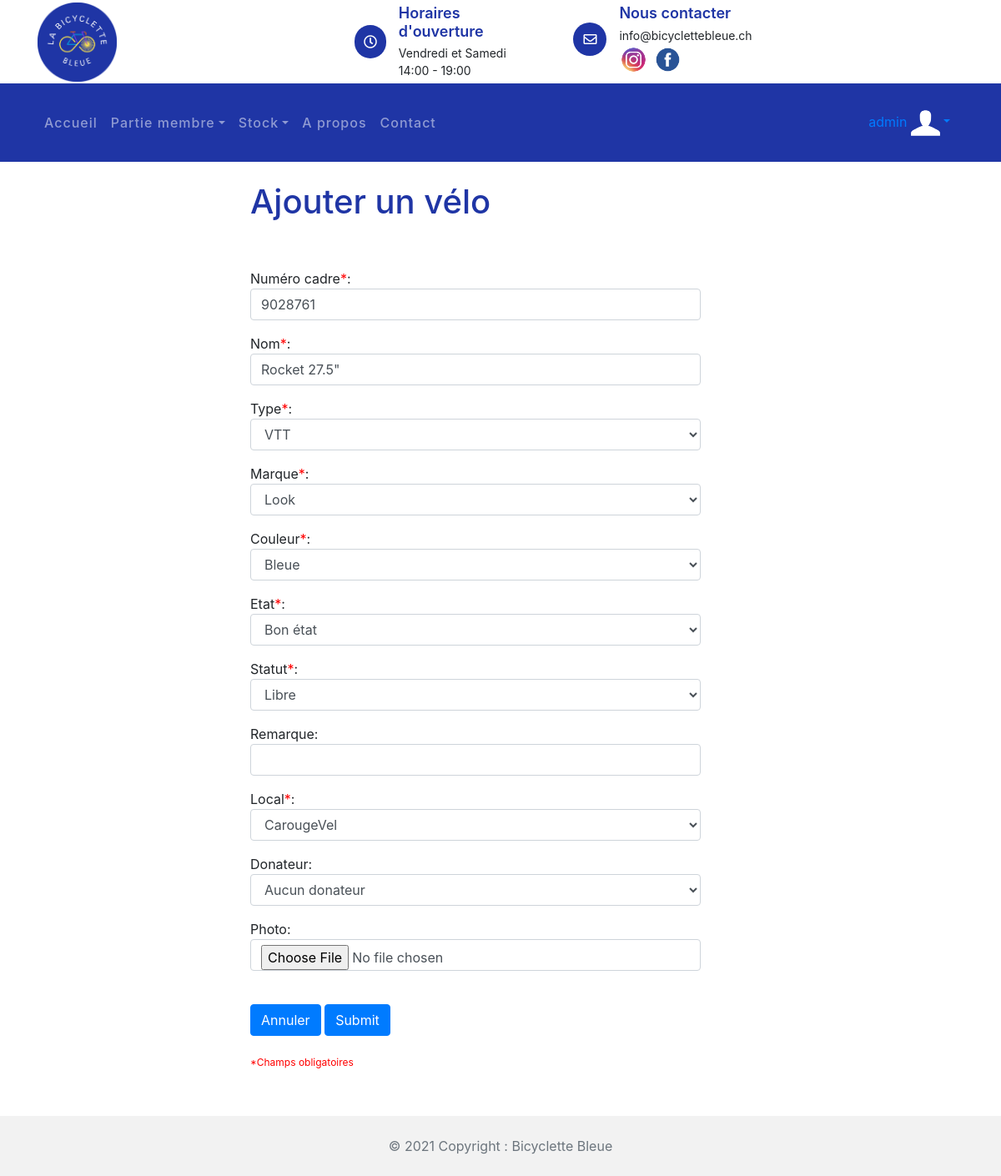
Before: /stock_velos/modifier_velo/20 (signed in) with the older database file.
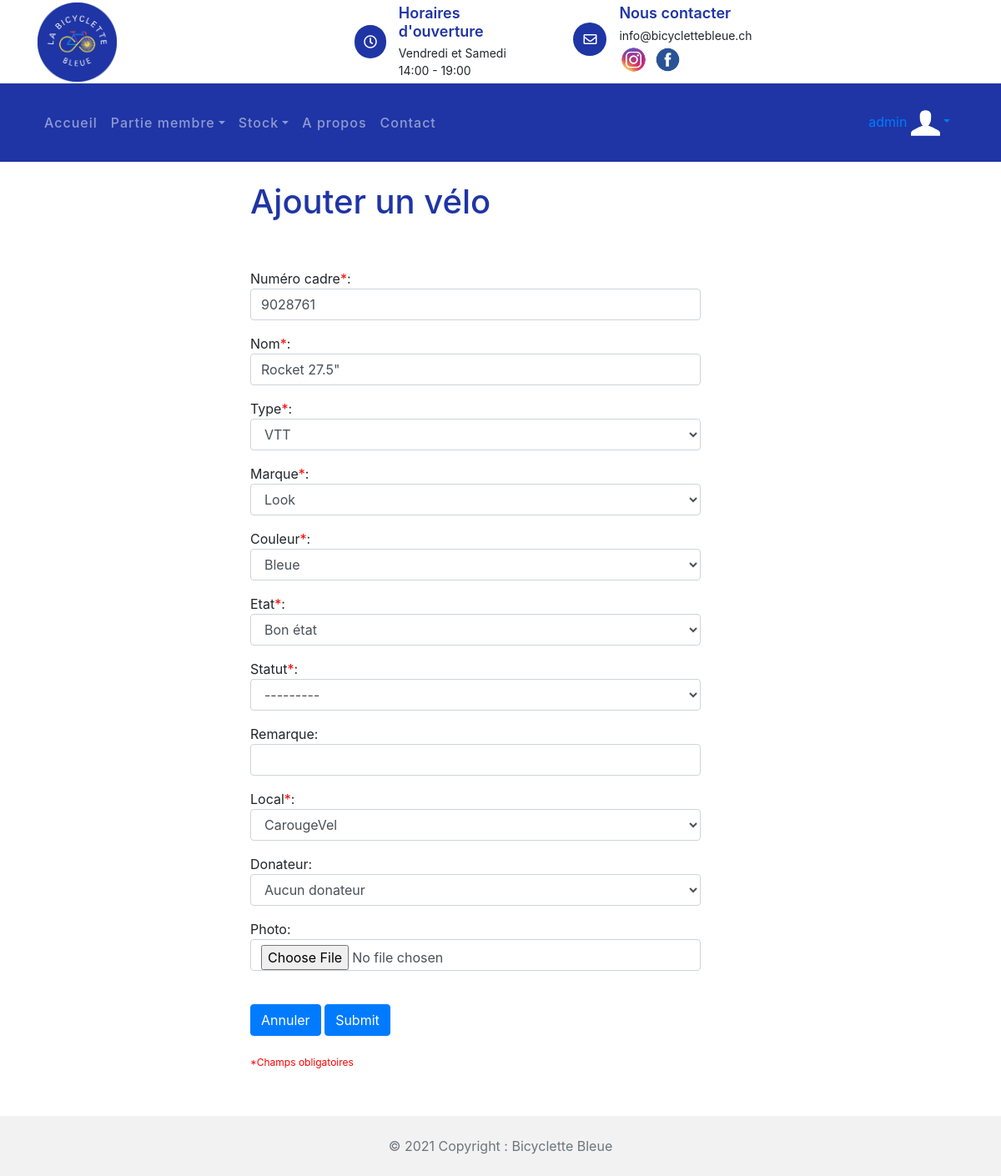
After: the same page with the newer database file.
### statistique/models.py (models this page shows, shortened)
class Velo(models.Model):
    vel_id = models.AutoField(db_column='VEL_ID', primary_key = True)  # Field name made lowercase.
    vel_num_cadre = models.IntegerField(db_column='VEL_NUM_CADRE', blank=True, null=True)  # Field name made lowercase.
    vel_nom = models.TextField(db_column='VEL_NOM', blank=True, null=True)  # Field name made lowercase.
    vel_marque = models.TextField(db_column='VEL_MARQUE', blank=True, null=True)  # Field name made lowercase.
    vel_couleur = models.TextField(db_column='VEL_COULEUR', blank=True, null=True)  # Field name made lowercase.
    vel_type = models.TextField(db_column='VEL_TYPE', blank=True, null=True)  # Field name made lowercase.
    vel_photo = models.TextField(db_column='VEL_PHOTO', blank=True, null=True)  # Field name made lowercase.
    vel_statut = models.TextField(db_column='VEL_STATUT', blank=True, null=True)  # Field name made lowercase.
    vel_etat = models.TextField(db_column='VEL_ETAT', blank=True, null=True)  # Field name made lowercase.
    vel_remarque = models.TextField(db_column='VEL_REMARQUE', blank=True, null=True)  # Field name made lowercase.
    class Meta:
        managed = False
        db_table = 'Velo'

### reparation/models.py (models this page shows, shortened)
class Local(models.Model):
    local_id = models.AutoField(db_column='LOCAL_ID', primary_key=True, blank=True, null=False)  # Field name made lowercase.
    local_nom = models.CharField(max_length=50, db_column='LOCAL_NOM', blank=True,
                                 null=True)  # Field name made lowercase.
    local_adresseposte = models.TextField(db_column='LOCAL_ADRESSEPOSTE', blank=True, null=True)
    local_npa = models.IntegerField(db_column='LOCAL_NPA', blank=True, null=True)  # Field name made lowercase.
    local_capacite = models.IntegerField(db_column='LOCAL_CAPACITE', blank=True, null=True)
    local_nb_velo = models.IntegerField(db_column='LOCAL_NB_VELO', blank=True, null=True)  # Field name made lowercase.
    class Meta:
        managed = False
        db_table = 'Local'

class Donateur(models.Model):
    don_id = models.IntegerField(db_column='DON_ID', primary_key=True, blank=True, null=False)  # Field name made lowercase.
    don_nom = models.TextField(db_column='DON_NOM', blank=True, null=True)  # Field name made lowercase.
    don_prenom = models.TextField(db_column='DON_PRENOM', blank=True, null=True)  # Field name made lowercase.
    don_adresseposte = models.TextField(db_column='DON_ADRESSEPOSTE', blank=True,
                                        null=True)  # Field name made lowercase.
    don_npa = models.IntegerField(db_column='DON_NPA', blank=True, null=True)  # Field name made lowercase.
    don_localite = models.TextField(db_column='DON_LOCALITE', blank=True, null=True)  # Field name made lowercase.
    don_tel = models.IntegerField(db_column='DON_TEL', blank=True, null=True)  # Field name made lowercase.
    class Meta:
        managed = False
        db_table = 'Donateur'

### stock_velos/views.py (the view)
# urls.py: path('modifier_velo/<str:pk>', views.modifier_velo, name='indexModifierVelo'),
@staff_member_required
@login_required(login_url='/compte/login')
def modifier_velo(request, pk):
    velo = Velo.objects.get(vel_id=pk)
    formVelo = Velosform_modifier(instance=velo)
    if request.method == 'POST':
        formVelo = Velosform_modifier(request.POST, instance=velo)
        if formVelo.is_valid():
            formVelo.save()
            return redirect('/stock_velos')
    context = {
        'formVelo': formVelo
    }
    return render(request, 'stock_velos/ajouter_velos.html', context)

### stock_velos/forms.py
class Velosform_modifier(forms.ModelForm):
    class Meta:
        model = Velo
        fields = ['vel_num_cadre', 'vel_nom', 'vel_marque', 'vel_couleur', 'vel_type', 'vel_photo', 'vel_statut',
                  'vel_etat', 'vel_remarque', 'local_id', 'don_id',
                  ]

### stock_velos/models.py (called while the page is built)
    def __str__(self):
        return self.local_nom

    def __str__(self):
        return self.don_nom + " " + self.don_prenom

### stock_velos/templates/stock_velos/ajouter_velos.html (shortened to what this page needs)
{% extends 'template_base.html' %}
{% load static %}
{% block contenu %}
        <link href="https://stackpath.bootstrapcdn.com/bootstrap/4.4.1/css/bootstrap.min.css" rel="stylesheet">
        <link href="https://cdnjs.cloudflare.com/ajax/libs/font-awesome/5.10.0/css/all.min.css" rel="stylesheet">
        <link href="{% static 'lib/flaticon/font/flaticon.css' %}" rel="stylesheet">
        <link href="{% static 'lib/animate/animate.min.css' %}" rel="stylesheet">
        <link href="{% static 'lib/owlcarousel/assets/owl.carousel.min.css' %}" rel="stylesheet">
<form style="margin-left: 25% ; margin-right: 30%" action="" method="post">
    <br>
    <h1> Ajouter un vélo </h1>
    <br>
    <br>
    <div class="form-group">
     <p1>Numéro cadre<p1 style="color: red">*</p1>: &nbsp; </p1>
    <input  class="form-control"  for={{formVelo.vel_num_cadre}}
    </div>
    <div class="form-group">
    <p1>Nom<p1 style="color: red">*</p1>: &nbsp; </p1>
    <input  class="form-control"  for={{formVelo.vel_nom}}
    </div>
    <div class="form-group">
    <p1>Type<p1 style="color: red">*</p1>: &nbsp; </p1>
    <select  class="form-control"  for={{formVelo.vel_type}}
    </div>
    <div class="form-group">
    <p1>Marque<p1 style="color: red">*</p1>: &nbsp; </p1>
    <select  class="form-control" for={{formVelo.vel_marque}}
    </div>
    <div class="form-group">
    <p1>Couleur<p1 style="color: red">*</p1>: &nbsp; </p1>
    <select  class="form-control"   for={{formVelo.vel_couleur}}
    </div>
    <div class="form-group">
    <p1>Etat<p1 style="color: red">*</p1>: &nbsp; </p1>
    <select  class="form-control"   for={{formVelo.vel_etat}}
    </div>
    <div class="form-group">
    <p1>Statut<p1 style="color: red">*</p1>: &nbsp; </p1>
    <select  class="form-control"    for={{formVelo.vel_statut}}
    </div>
     <div class="form-group">
    <p1>Remarque: &nbsp; </p1>
    <input  class="form-control"    for={{formVelo.vel_remarque}}
    </div>
     <div class="form-group">
    <p1>Local<p1 style="color: red">*</p1>: &nbsp; </p1>
    <select  class="form-control"    for={{formVelo.local_id}}
    </div>
    <div class="form-group">
    <p1>Donateur: &nbsp; </p1>
    <select  class="form-control"    for={{formVelo.don_id}}
    </div>
     <div class="form-group">
    <p1>Photo: &nbsp; </p1>
    <input  class="form-control"   for={{formVelo.vel_photo}}
    </div>
    <br>
<div>
    <a href="{% url 'stock_velos:indexStockVelos'%}"  class="btn btn-primary" >Annuler</a>
    <input type="submit" class="btn btn-primary" role="button">
</div>
</form>
<br>
<sup style="color: red ; margin-left: 25%">*Champs obligatoires</sup>
{% endblock %}

Changed rows visible on the page:
changed Velo "VTT": vel_statut "Libre" → "---------"
